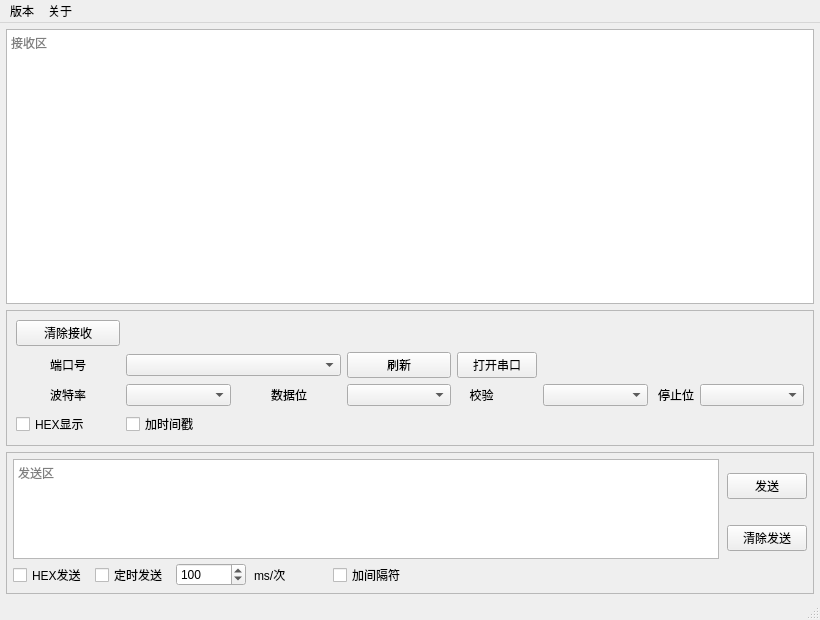
<?xml version="1.0" encoding="UTF-8"?>
<ui version="4.0">
 <author>tengfei</author>
 <class>MainWindow</class>
 <widget class="QMainWindow" name="MainWindow">
  <property name="geometry">
   <rect>
    <x>0</x>
    <y>0</y>
    <width>820</width>
    <height>620</height>
   </rect>
  </property>
  <property name="windowTitle">
   <string>串口调试助手(小xia)</string>
  </property>
  <property name="windowIcon">
   <iconset>
    <normaloff>../sscom6.ico</normaloff>../sscom6.ico</iconset>
  </property>
  <widget class="QWidget" name="centralwidget">
   <layout class="QVBoxLayout" name="mainLayout">
    <property name="spacing">
     <number>6</number>
    </property>
    <property name="leftMargin">
     <number>6</number>
    </property>
    <property name="topMargin">
     <number>6</number>
    </property>
    <property name="rightMargin">
     <number>6</number>
    </property>
    <property name="bottomMargin">
     <number>4</number>
    </property>
    <item>
     <widget class="QTextEdit" name="recvTextEdit">
      <property name="readOnly">
       <bool>true</bool>
      </property>
      <property name="placeholderText">
       <string>接收区</string>
      </property>
     </widget>
    </item>
    <item>
     <widget class="QFrame" name="midPanel">
      <property name="frameShape">
       <enum>QFrame::Shape::StyledPanel</enum>
      </property>
      <layout class="QGridLayout" name="gridLayout">
       <item row="1" column="0">
        <widget class="QLabel" name="portLabel">
         <property name="maximumSize">
          <size>
           <width>16777215</width>
           <height>16777215</height>
          </size>
         </property>
         <property name="text">
          <string>端口号</string>
         </property>
         <property name="alignment">
          <set>Qt::AlignmentFlag::AlignCenter</set>
         </property>
        </widget>
       </item>
       <item row="0" column="0">
        <widget class="QPushButton" name="clearRecvButton">
         <property name="text">
          <string>清除接收</string>
         </property>
        </widget>
       </item>
       <item row="1" column="6">
        <widget class="QPushButton" name="openButton">
         <property name="text">
          <string>打开串口</string>
         </property>
        </widget>
       </item>
       <item row="2" column="8">
        <widget class="QComboBox" name="parityCombo"/>
       </item>
       <item row="1" column="2" colspan="2">
        <widget class="QComboBox" name="portCombo"/>
       </item>
       <item row="2" column="2">
        <widget class="QComboBox" name="baudCombo"/>
       </item>
       <item row="1" column="5">
        <widget class="QPushButton" name="refreshButton">
         <property name="text">
          <string>刷新</string>
         </property>
        </widget>
       </item>
       <item row="3" column="0">
        <widget class="QCheckBox" name="hexDisplayCheck">
         <property name="text">
          <string>HEX显示</string>
         </property>
        </widget>
       </item>
       <item row="2" column="10">
        <widget class="QComboBox" name="stopBitsCombo"/>
       </item>
       <item row="2" column="5">
        <widget class="QComboBox" name="dataBitsCombo"/>
       </item>
       <item row="2" column="0">
        <widget class="QLabel" name="baudLabel">
         <property name="text">
          <string>波特率</string>
         </property>
         <property name="alignment">
          <set>Qt::AlignmentFlag::AlignCenter</set>
         </property>
        </widget>
       </item>
       <item row="2" column="9">
        <widget class="QLabel" name="stopBitsLabel">
         <property name="maximumSize">
          <size>
           <width>40</width>
           <height>16777215</height>
          </size>
         </property>
         <property name="text">
          <string>停止位</string>
         </property>
         <property name="alignment">
          <set>Qt::AlignmentFlag::AlignRight|Qt::AlignmentFlag::AlignTrailing|Qt::AlignmentFlag::AlignVCenter</set>
         </property>
        </widget>
       </item>
       <item row="2" column="3">
        <widget class="QLabel" name="dataBitsLabel">
         <property name="text">
          <string>数据位</string>
         </property>
         <property name="alignment">
          <set>Qt::AlignmentFlag::AlignCenter</set>
         </property>
        </widget>
       </item>
       <item row="2" column="6">
        <widget class="QLabel" name="parityLabel">
         <property name="maximumSize">
          <size>
           <width>40</width>
           <height>16777215</height>
          </size>
         </property>
         <property name="text">
          <string>校验 </string>
         </property>
         <property name="alignment">
          <set>Qt::AlignmentFlag::AlignRight|Qt::AlignmentFlag::AlignTrailing|Qt::AlignmentFlag::AlignVCenter</set>
         </property>
        </widget>
       </item>
       <item row="3" column="2">
        <widget class="QCheckBox" name="tsDisplayCheck">
         <property name="text">
          <string>加时间戳</string>
         </property>
        </widget>
       </item>
      </layout>
     </widget>
    </item>
    <item>
     <widget class="QFrame" name="sendPanel">
      <property name="frameShape">
       <enum>QFrame::Shape::StyledPanel</enum>
      </property>
      <layout class="QGridLayout" name="sendLayout">
       <property name="leftMargin">
        <number>6</number>
       </property>
       <property name="topMargin">
        <number>6</number>
       </property>
       <property name="rightMargin">
        <number>6</number>
       </property>
       <property name="bottomMargin">
        <number>6</number>
       </property>
       <property name="horizontalSpacing">
        <number>8</number>
       </property>
       <property name="verticalSpacing">
        <number>4</number>
       </property>
       <item row="1" column="9">
        <widget class="QPushButton" name="clearSendButton">
         <property name="text">
          <string>清除发送</string>
         </property>
        </widget>
       </item>
       <item row="0" column="9">
        <widget class="QPushButton" name="sendButton">
         <property name="text">
          <string>发送</string>
         </property>
        </widget>
       </item>
       <item row="2" column="0">
        <widget class="QCheckBox" name="hexSendCheck">
         <property name="text">
          <string>HEX发送</string>
         </property>
        </widget>
       </item>
       <item row="0" column="0" rowspan="2" colspan="9">
        <widget class="QTextEdit" name="sendTextEdit">
         <property name="minimumSize">
          <size>
           <width>0</width>
           <height>100</height>
          </size>
         </property>
         <property name="placeholderText">
          <string>发送区</string>
         </property>
        </widget>
       </item>
       <item row="2" column="1">
        <widget class="QCheckBox" name="timedSendCheck">
         <property name="text">
          <string>定时发送</string>
         </property>
        </widget>
       </item>
       <item row="2" column="2">
        <widget class="QSpinBox" name="intervalSpin">
         <property name="minimum">
          <number>10</number>
         </property>
         <property name="maximum">
          <number>10000</number>
         </property>
         <property name="value">
          <number>100</number>
         </property>
        </widget>
       </item>
       <item row="2" column="3">
        <widget class="QLabel" name="intervalLabel">
         <property name="text">
          <string>ms/次</string>
         </property>
        </widget>
       </item>
       <item row="2" column="4">
        <widget class="QCheckBox" name="splitDisplayCheck">
         <property name="text">
          <string>加间隔符</string>
         </property>
        </widget>
       </item>
      </layout>
     </widget>
    </item>
   </layout>
  </widget>
  <widget class="QMenuBar" name="menubar">
   <property name="geometry">
    <rect>
     <x>0</x>
     <y>0</y>
     <width>820</width>
     <height>33</height>
    </rect>
   </property>
   <widget class="QMenu" name="menuComm">
    <property name="title">
     <string>版本</string>
    </property>
    <addaction name="actionssss"/>
   </widget>
   <widget class="QMenu" name="menuContact">
    <property name="title">
     <string>关于</string>
    </property>
    <addaction name="actionizhangtengfei_163_com"/>
   </widget>
   <addaction name="menuComm"/>
   <addaction name="menuContact"/>
  </widget>
  <widget class="QStatusBar" name="statusbar"/>
  <action name="actionssss">
   <property name="text">
    <string>v6.0</string>
   </property>
  </action>
  <action name="actionizhangtengfei_163_com">
   <property name="text">
    <string>izhangtengfei@163.com</string>
   </property>
  </action>
 </widget>
 <resources/>
 <connections/>
</ui>
